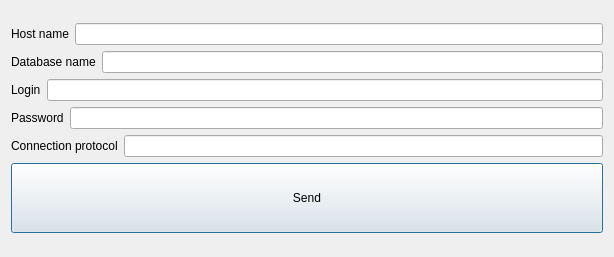
<?xml version="1.0" encoding="UTF-8"?>
<ui version="4.0">
 <class>Dialog</class>
 <widget class="QDialog" name="Dialog">
  <property name="geometry">
   <rect>
    <x>0</x>
    <y>0</y>
    <width>614</width>
    <height>257</height>
   </rect>
  </property>
  <property name="windowTitle">
   <string>Dialog</string>
  </property>
  <layout class="QVBoxLayout" name="verticalLayout_3">
   <item>
    <layout class="QVBoxLayout" name="verticalLayout_2">
     <item>
      <layout class="QVBoxLayout" name="verticalLayout">
       <item>
        <layout class="QHBoxLayout" name="horizontalLayout_5">
         <item>
          <widget class="QLabel" name="label_5">
           <property name="text">
            <string>Host name</string>
           </property>
          </widget>
         </item>
         <item>
          <widget class="QLineEdit" name="hostname"/>
         </item>
        </layout>
       </item>
       <item>
        <layout class="QHBoxLayout" name="horizontalLayout_2">
         <item>
          <widget class="QLabel" name="label_2">
           <property name="text">
            <string>Database name</string>
           </property>
          </widget>
         </item>
         <item>
          <widget class="QLineEdit" name="database_name"/>
         </item>
        </layout>
       </item>
       <item>
        <layout class="QHBoxLayout" name="horizontalLayout">
         <item>
          <widget class="QLabel" name="label">
           <property name="text">
            <string>Login</string>
           </property>
          </widget>
         </item>
         <item>
          <widget class="QLineEdit" name="login"/>
         </item>
        </layout>
       </item>
       <item>
        <layout class="QHBoxLayout" name="horizontalLayout_3">
         <item>
          <widget class="QLabel" name="label_3">
           <property name="text">
            <string>Password</string>
           </property>
          </widget>
         </item>
         <item>
          <widget class="QLineEdit" name="password"/>
         </item>
        </layout>
       </item>
       <item>
        <layout class="QHBoxLayout" name="horizontalLayout_4">
         <item>
          <widget class="QLabel" name="label_4">
           <property name="text">
            <string>Connection protocol</string>
           </property>
          </widget>
         </item>
         <item>
          <widget class="QLineEdit" name="connection_protocol"/>
         </item>
        </layout>
       </item>
       <item>
        <widget class="QPushButton" name="pushButton">
         <property name="minimumSize">
          <size>
           <width>0</width>
           <height>70</height>
          </size>
         </property>
         <property name="text">
          <string>Send</string>
         </property>
        </widget>
       </item>
      </layout>
     </item>
    </layout>
   </item>
  </layout>
 </widget>
 <resources/>
 <connections/>
</ui>
